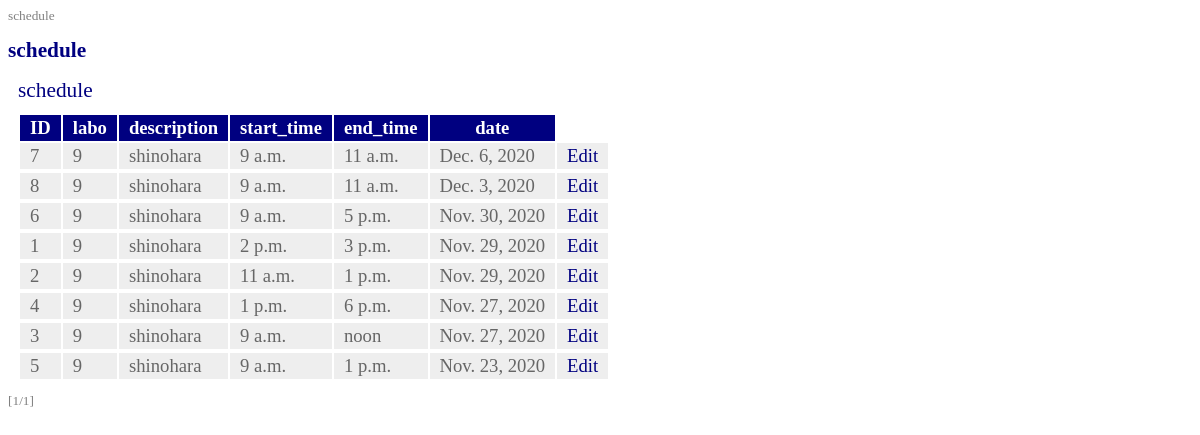
Screenshot of /ag360l_app/ with the database file from the repository.
### ag360l_app/models.py (models this page shows, shortened)
class Schedule(models.Model):
    DATA = [
        ('0', 'labo'),
        ('1', 'fujii'),
        ('2', 'nishikawa'),
        ('3', 'inoue'),
        ('4', 'ito'),
        ('5', 'ma'),
        ('6', 'kondoh'),
        ('7', 'tanaka'),
        ('8', 'tukamoto'),
        ('9', 'tecd'),
    ]
    labo = models.CharField(
        max_length=100,
        choices=DATA,
        default='0',
    )
    description = models.TextField( blank=True)
    start_time = models.TimeField( default=datetime.time(9, 0, 0))
    end_time = models.TimeField(default=datetime.time(9, 0, 0))
    date = models.DateField()
    created_at = models.DateTimeField( default=timezone.now)

### ag360l_app/views.py (the view)
# urls.py: path('', views.index, name='index'),
def index(request, num=1):
    data = Schedule.objects.all().order_by('date','start_time').reverse()
    page = Paginator(data, 10)
    params = {
            'title': 'schedule',
            'message': 'schedule',
            'data': page.get_page(num),
        }
    return render(request, 'ag360l_app/index.html' , params)

### ag360l_app/templates/ag360l_app/index.html (shortened to what this page needs)
{% load static %}
<!doctype html>
<html lang="ja">
<head>
    <tittle>{{title}}</tittle>
    <link rel="stylesheet" type="text/css"
        href="{% static 'usetable/css/style.css' %}" />
</head>
<body>
    <h1>{{title}}</h1>
    <p>{{message|safe}}</p>
    <table>
        <tr>
            <th>ID</th>
            <th>labo</th>
            <th>description</th>
            <th>start_time</th>
            <th>end_time</th>
            <th>date</th>
        </tr>
    {% for item in data %}
        <tr>
            <td>{{item.id}}</td>
            <td>{{item.labo}}</td>
            <td>{{item.description}}</td>
            <td>{{item.start_time}}</td>
            <td>{{item.end_time}}</td>
            <td>{{item.date}}</td>
            <td><a href="{% url 'ag360l_app:rev' item.id %}">Edit</a></td>
        <tr>
    {% endfor %}
    </table>
    <div class="pagination">
        <span class="current">
            [{{data.number}}/{{data.paginator.num_pages}}]
        </span>
    </div>
</body>
</html>

### usetable/static/usetable/css/style.css (style rules this page uses)
body { color:gray; font-size:10pt; }
h1 { color:navy; font-size:16pt; margin-top:-20px margin-bottom:0px; text-align:left; }
p { color:navy; font-size:16pt; margin:10px; }
a { color:navy; text-decoration: none; }
table { margin:10px; font-size:14pt; }
table tr th { background-color:navy; color:white; padding:2px 10px; border-width:2px; }
table tr td { background-color:#eee; color:#666; padding:2px 10px; border-width:2px; }

### rows the page displays
Schedule: id "7", labo "9", description "shinohara", start_time "9 a.m.", end_time "11 a.m.", date "Dec. 6, 2020"
Schedule: id "8", labo "9", description "shinohara", start_time "9 a.m.", end_time "11 a.m.", date "Dec. 3, 2020"
Schedule: id "6", labo "9", description "shinohara", start_time "9 a.m.", end_time "5 p.m.", date "Nov. 30, 2020"
Schedule: id "1", labo "9", description "shinohara", start_time "2 p.m.", end_time "3 p.m.", date "Nov. 29, 2020"
Schedule: id "2", labo "9", description "shinohara", start_time "11 a.m.", end_time "1 p.m.", date "Nov. 29, 2020"
Schedule: id "4", labo "9", description "shinohara", start_time "1 p.m.", end_time "6 p.m.", date "Nov. 27, 2020"
Schedule: id "3", labo "9", description "shinohara", start_time "9 a.m.", end_time "noon", date "Nov. 27, 2020"
Schedule: id "5", labo "9", description "shinohara", start_time "9 a.m.", end_time "1 p.m.", date "Nov. 23, 2020"

### other values shown
{{ title }} "schedule"
{{ message|safe }} "schedule"
{{ data.number }} "1"
{{ data.paginator.num_pages }} "1"
